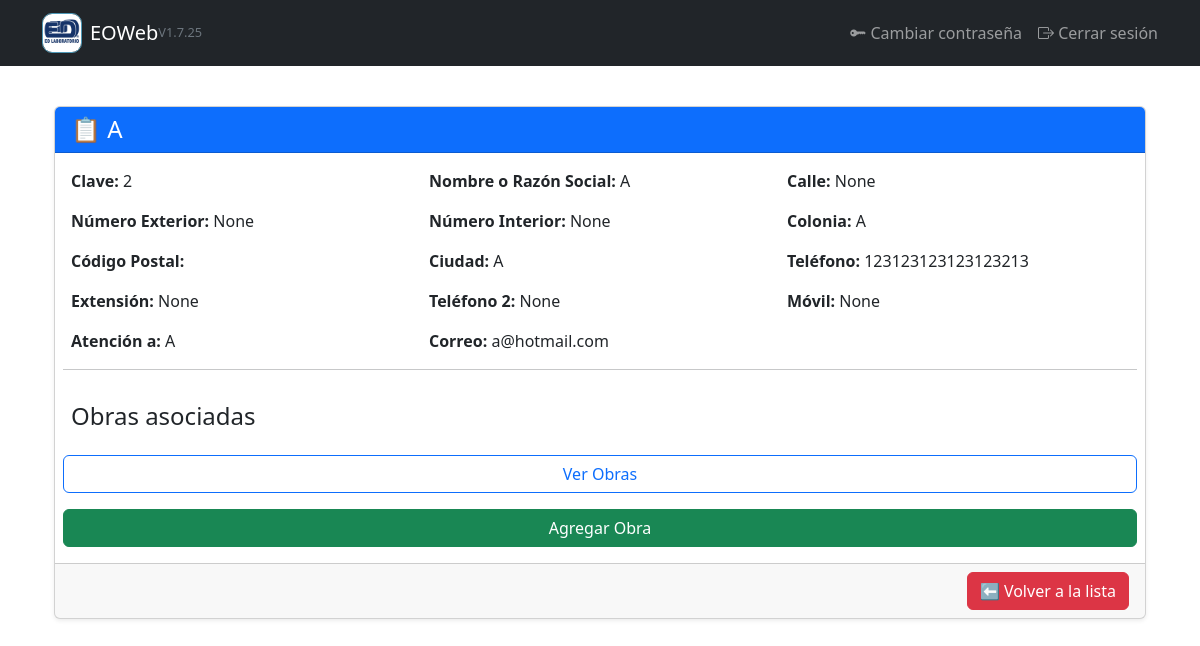
Before: /clientes/2/ver/ (signed in) with the older database file.
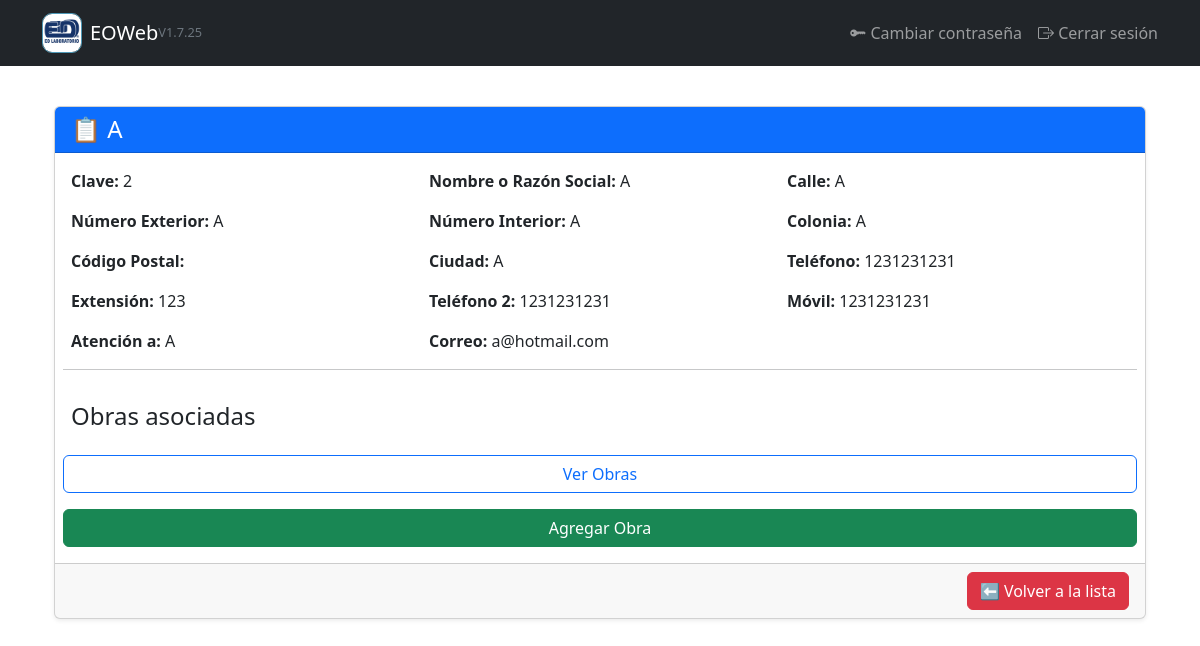
After: the same page with the newer database file.
### gestion/models.py (models this page shows, shortened)
class Cliente(models.Model):
    clave = models.CharField(max_length=100, unique=True, null=True, blank=True)
    nombre = models.CharField("Nombre", max_length=255)
    calle = models.CharField("Calle", max_length=100, blank=True, null=True)
    numero_exterior = models.CharField("Número exterior", max_length=5, blank=True, null=True)
    numero_interior = models.CharField("Número interior", max_length=5, blank=True, null=True)
    colonia = models.CharField("Colonia", max_length=100)
    codigo_postal = models.CharField("Código Postal", max_length=10, blank=True)
    ciudad = models.CharField("Ciudad", max_length=100)
    telefono = models.CharField("Teléfono 1", max_length=10, blank=True)
    extension = models.CharField("Extensión", max_length=3, blank=True, null=True)
    telefono2 = models.CharField("Teléfono 2", max_length=10, blank=True, null=True)
    movil = models.CharField("Móvil", max_length=10, blank=True, null=True)
    atencion_a = models.CharField("Atención a", max_length=255, blank=True)
    obra = models.CharField("Obra", max_length=150)
    localizacion = models.CharField("Localización", max_length=150, blank=True)
    correo = models.EmailField("Correo", blank=True)

### gestion/views.py (the view)
# urls.py: path('clientes/<int:cliente_id>/ver/', views.ver_cliente, name='ver_cliente'),
@login_required
def ver_cliente(request, cliente_id):
    cliente = get_object_or_404(Cliente, id=cliente_id)
    return render(request, 'gestion/ver_cliente.html', {'cliente': cliente})

### gestion/templates/gestion/ver_cliente.html (shortened to what this page needs)
{% extends "gestion/base.html" %}
{% load static %}
{% block content %}
<div class="container-fluid mt-3">
    <div class="card shadow-sm">
        <div class="card-header bg-primary text-white">
            <h4 class="mb-0">📋 {{ cliente.nombre }}</h4>
        </div>
        <div class="card-body">
            <div class="row g-3">
                <div class="col-md-4"><strong>Clave:</strong> {{ cliente.clave }}</div>
                <div class="col-md-4"><strong>Nombre o Razón Social:</strong> {{ cliente.nombre }}</div>
                <div class="col-md-4"><strong>Calle:</strong> {{ cliente.calle }}</div>
                <div class="col-md-4"><strong>Número Exterior:</strong> {{ cliente.numero_exterior }}</div>
                <div class="col-md-4"><strong>Número Interior:</strong> {{ cliente.numero_interior }}</div>
                <div class="col-md-4"><strong>Colonia:</strong> {{ cliente.colonia }}</div>
                <div class="col-md-4"><strong>Código Postal:</strong> {{ cliente.codigo_postal }}</div>
                <div class="col-md-4"><strong>Ciudad:</strong> {{ cliente.ciudad }}</div>
                <div class="col-md-4"><strong>Teléfono:</strong> {{ cliente.telefono }}</div>
                <div class="col-md-4"><strong>Extensión:</strong> {{ cliente.extension }}</div>
                <div class="col-md-4"><strong>Teléfono 2:</strong> {{ cliente.telefono2 }}</div>
                <div class="col-md-4"><strong>Móvil:</strong> {{ cliente.movil }}</div>
                <div class="col-md-4"><strong>Atención a:</strong> {{ cliente.atencion_a }}</div>
                <div class="col-md-4"><strong>Correo:</strong> {{ cliente.correo }}</div>
                <hr>
                    <h4>Obras asociadas</h4>
                    <a href="{% url 'ver_obras' cliente.id %}" class="btn btn-outline-primary">Ver Obras</a>
                    <a href="{% url 'agregar_obra' cliente.id %}" class="btn btn-success">Agregar Obra</a>
            </div>
        </div>
        <div class="card-footer text-end">
            <a href="{% url 'lista_clientes' %}" class="btn btn-danger">⬅ Volver a la lista</a>
        </div>
    </div>
</div>
{% endblock %}

Changed rows visible on the page:
changed Cliente "a@hotmail.com": calle "None" → "A"; numero_exterior "None" → "A"; numero_interior "None" → "A"; telefono "123123123123123213" → "1231231231"; extension "None" → "123"; telefono2 "None" → "1231231231"; movil "None" → "1231231231"
